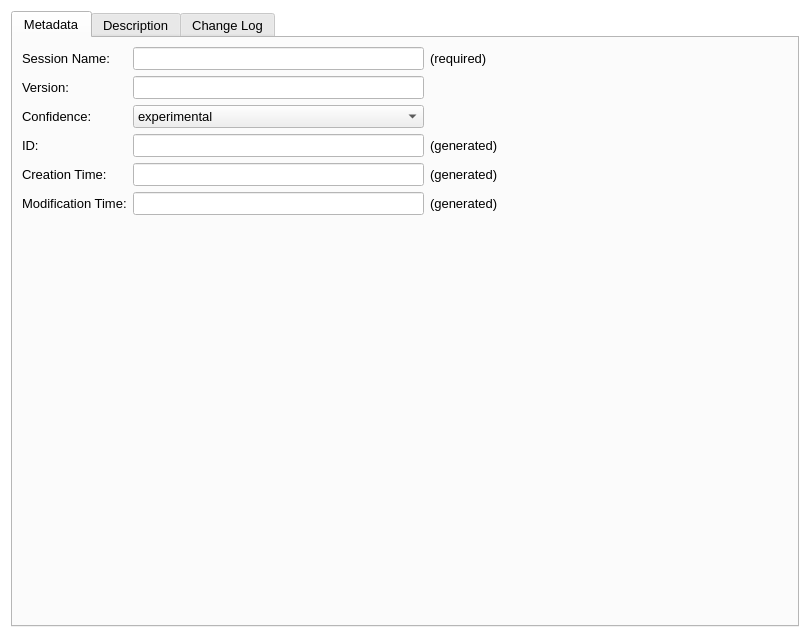
<?xml version="1.0" encoding="UTF-8"?>
<ui version="4.0">
 <class>Dash</class>
 <widget class="QFrame" name="Dash">
  <property name="geometry">
   <rect>
    <x>0</x>
    <y>0</y>
    <width>810</width>
    <height>638</height>
   </rect>
  </property>
  <property name="minimumSize">
   <size>
    <width>0</width>
    <height>0</height>
   </size>
  </property>
  <property name="palette">
   <palette>
    <active>
     <colorrole role="ButtonText">
      <brush brushstyle="SolidPattern">
       <color alpha="255">
        <red>0</red>
        <green>0</green>
        <blue>0</blue>
       </color>
      </brush>
     </colorrole>
     <colorrole role="Base">
      <brush brushstyle="SolidPattern">
       <color alpha="255">
        <red>255</red>
        <green>255</green>
        <blue>255</blue>
       </color>
      </brush>
     </colorrole>
     <colorrole role="Window">
      <brush brushstyle="SolidPattern">
       <color alpha="255">
        <red>255</red>
        <green>255</green>
        <blue>255</blue>
       </color>
      </brush>
     </colorrole>
    </active>
    <inactive>
     <colorrole role="ButtonText">
      <brush brushstyle="SolidPattern">
       <color alpha="255">
        <red>0</red>
        <green>0</green>
        <blue>0</blue>
       </color>
      </brush>
     </colorrole>
     <colorrole role="Base">
      <brush brushstyle="SolidPattern">
       <color alpha="255">
        <red>255</red>
        <green>255</green>
        <blue>255</blue>
       </color>
      </brush>
     </colorrole>
     <colorrole role="Window">
      <brush brushstyle="SolidPattern">
       <color alpha="255">
        <red>255</red>
        <green>255</green>
        <blue>255</blue>
       </color>
      </brush>
     </colorrole>
    </inactive>
    <disabled>
     <colorrole role="ButtonText">
      <brush brushstyle="SolidPattern">
       <color alpha="255">
        <red>106</red>
        <green>104</green>
        <blue>100</blue>
       </color>
      </brush>
     </colorrole>
     <colorrole role="Base">
      <brush brushstyle="SolidPattern">
       <color alpha="255">
        <red>255</red>
        <green>255</green>
        <blue>255</blue>
       </color>
      </brush>
     </colorrole>
     <colorrole role="Window">
      <brush brushstyle="SolidPattern">
       <color alpha="255">
        <red>255</red>
        <green>255</green>
        <blue>255</blue>
       </color>
      </brush>
     </colorrole>
    </disabled>
   </palette>
  </property>
  <property name="font">
   <font>
    <pointsize>10</pointsize>
   </font>
  </property>
  <property name="windowTitle">
   <string>Frame</string>
  </property>
  <property name="frameShape">
   <enum>QFrame::NoFrame</enum>
  </property>
  <property name="frameShadow">
   <enum>QFrame::Plain</enum>
  </property>
  <layout class="QVBoxLayout" name="verticalLayout">
   <item>
    <widget class="QTabWidget" name="tabWidget">
     <property name="font">
      <font>
       <pointsize>10</pointsize>
      </font>
     </property>
     <property name="currentIndex">
      <number>0</number>
     </property>
     <widget class="QWidget" name="tab">
      <attribute name="title">
       <string>Metadata</string>
      </attribute>
      <layout class="QVBoxLayout" name="verticalLayout_7">
       <item>
        <layout class="QGridLayout" name="gridLayout_2">
         <item row="1" column="0">
          <widget class="QLabel" name="label_9">
           <property name="font">
            <font>
             <pointsize>10</pointsize>
            </font>
           </property>
           <property name="text">
            <string>Version:</string>
           </property>
           <property name="buddy">
            <cstring>versionBox</cstring>
           </property>
          </widget>
         </item>
         <item row="1" column="2">
          <widget class="QLineEdit" name="versionBox">
           <property name="enabled">
            <bool>true</bool>
           </property>
          </widget>
         </item>
         <item row="4" column="2">
          <widget class="QLineEdit" name="idBox">
           <property name="enabled">
            <bool>false</bool>
           </property>
           <property name="font">
            <font>
             <pointsize>10</pointsize>
            </font>
           </property>
          </widget>
         </item>
         <item row="5" column="2">
          <widget class="QLineEdit" name="creationTimeBox">
           <property name="enabled">
            <bool>false</bool>
           </property>
          </widget>
         </item>
         <item row="6" column="2">
          <widget class="QLineEdit" name="modTimeBox">
           <property name="enabled">
            <bool>false</bool>
           </property>
          </widget>
         </item>
         <item row="0" column="2">
          <widget class="QLineEdit" name="sessionNameEdit"/>
         </item>
         <item row="4" column="0">
          <widget class="QLabel" name="label_5">
           <property name="font">
            <font>
             <pointsize>10</pointsize>
            </font>
           </property>
           <property name="text">
            <string>ID:</string>
           </property>
           <property name="buddy">
            <cstring>idBox</cstring>
           </property>
          </widget>
         </item>
         <item row="6" column="0">
          <widget class="QLabel" name="label_8">
           <property name="font">
            <font>
             <pointsize>10</pointsize>
            </font>
           </property>
           <property name="text">
            <string>Modification Time:</string>
           </property>
           <property name="buddy">
            <cstring>modTimeBox</cstring>
           </property>
          </widget>
         </item>
         <item row="5" column="0">
          <widget class="QLabel" name="label_7">
           <property name="font">
            <font>
             <pointsize>10</pointsize>
            </font>
           </property>
           <property name="text">
            <string>Creation Time:</string>
           </property>
           <property name="buddy">
            <cstring>creationTimeBox</cstring>
           </property>
          </widget>
         </item>
         <item row="0" column="0">
          <widget class="QLabel" name="label_11">
           <property name="text">
            <string>Session Name:</string>
           </property>
          </widget>
         </item>
         <item row="3" column="2">
          <widget class="QComboBox" name="confCombo">
           <property name="currentIndex">
            <number>0</number>
           </property>
           <item>
            <property name="text">
             <string>experimental</string>
            </property>
           </item>
           <item>
            <property name="text">
             <string>testing</string>
            </property>
           </item>
           <item>
            <property name="text">
             <string>production</string>
            </property>
           </item>
          </widget>
         </item>
         <item row="3" column="0">
          <widget class="QLabel" name="label_13">
           <property name="text">
            <string>Confidence:</string>
           </property>
          </widget>
         </item>
         <item row="4" column="3">
          <widget class="QLabel" name="label_14">
           <property name="text">
            <string>(generated)</string>
           </property>
          </widget>
         </item>
         <item row="0" column="3">
          <widget class="QLabel" name="label_12">
           <property name="text">
            <string>(required)</string>
           </property>
          </widget>
         </item>
         <item row="5" column="3">
          <widget class="QLabel" name="label_15">
           <property name="text">
            <string>(generated)</string>
           </property>
          </widget>
         </item>
         <item row="6" column="3">
          <widget class="QLabel" name="label_16">
           <property name="text">
            <string>(generated)</string>
           </property>
          </widget>
         </item>
         <item row="0" column="4">
          <spacer name="horizontalSpacer_3">
           <property name="orientation">
            <enum>Qt::Horizontal</enum>
           </property>
           <property name="sizeHint" stdset="0">
            <size>
             <width>40</width>
             <height>20</height>
            </size>
           </property>
          </spacer>
         </item>
        </layout>
       </item>
       <item>
        <spacer name="verticalSpacer_2">
         <property name="orientation">
          <enum>Qt::Vertical</enum>
         </property>
         <property name="sizeHint" stdset="0">
          <size>
           <width>20</width>
           <height>40</height>
          </size>
         </property>
        </spacer>
       </item>
      </layout>
     </widget>
     <widget class="QWidget" name="tab_2">
      <attribute name="title">
       <string>Description</string>
      </attribute>
      <layout class="QVBoxLayout" name="verticalLayout_2">
       <item>
        <layout class="QHBoxLayout" name="horizontalLayout_3">
         <item>
          <widget class="QPushButton" name="superscriptButton">
           <property name="enabled">
            <bool>true</bool>
           </property>
           <property name="toolTip">
            <string>&lt;html&gt;&lt;head/&gt;&lt;body&gt;&lt;p&gt;Superscript&lt;/p&gt;&lt;/body&gt;&lt;/html&gt;</string>
           </property>
           <property name="text">
            <string/>
           </property>
           <property name="icon">
            <iconset>
             <normalon>:/icons/icons/superscript.svg</normalon>
            </iconset>
           </property>
           <property name="iconSize">
            <size>
             <width>24</width>
             <height>24</height>
            </size>
           </property>
           <property name="checkable">
            <bool>true</bool>
           </property>
           <property name="flat">
            <bool>true</bool>
           </property>
          </widget>
         </item>
         <item>
          <widget class="QPushButton" name="subscriptButton">
           <property name="enabled">
            <bool>true</bool>
           </property>
           <property name="toolTip">
            <string>&lt;html&gt;&lt;head/&gt;&lt;body&gt;&lt;p&gt;Subscript&lt;/p&gt;&lt;/body&gt;&lt;/html&gt;</string>
           </property>
           <property name="text">
            <string/>
           </property>
           <property name="icon">
            <iconset>
             <normalon>:/icons/icons/suberscript.svg</normalon>
            </iconset>
           </property>
           <property name="iconSize">
            <size>
             <width>24</width>
             <height>24</height>
            </size>
           </property>
           <property name="checkable">
            <bool>true</bool>
           </property>
           <property name="flat">
            <bool>true</bool>
           </property>
          </widget>
         </item>
         <item>
          <widget class="QPushButton" name="boldButton">
           <property name="enabled">
            <bool>true</bool>
           </property>
           <property name="toolTip">
            <string>&lt;html&gt;&lt;head/&gt;&lt;body&gt;&lt;p&gt;Bold&lt;/p&gt;&lt;/body&gt;&lt;/html&gt;</string>
           </property>
           <property name="text">
            <string/>
           </property>
           <property name="icon">
            <iconset>
             <normalon>:/icons/icons/bold.svg</normalon>
            </iconset>
           </property>
           <property name="iconSize">
            <size>
             <width>24</width>
             <height>24</height>
            </size>
           </property>
           <property name="checkable">
            <bool>true</bool>
           </property>
           <property name="flat">
            <bool>true</bool>
           </property>
          </widget>
         </item>
         <item>
          <widget class="QPushButton" name="underlineButton">
           <property name="enabled">
            <bool>true</bool>
           </property>
           <property name="text">
            <string/>
           </property>
           <property name="icon">
            <iconset>
             <normalon>:/icons/icons/underline.svg</normalon>
            </iconset>
           </property>
           <property name="iconSize">
            <size>
             <width>24</width>
             <height>24</height>
            </size>
           </property>
           <property name="checkable">
            <bool>true</bool>
           </property>
           <property name="flat">
            <bool>true</bool>
           </property>
          </widget>
         </item>
         <item>
          <widget class="QPushButton" name="overlineButton">
           <property name="enabled">
            <bool>true</bool>
           </property>
           <property name="toolTip">
            <string>&lt;html&gt;&lt;head/&gt;&lt;body&gt;&lt;p&gt;Overline&lt;/p&gt;&lt;p&gt;&lt;br/&gt;&lt;/p&gt;&lt;/body&gt;&lt;/html&gt;</string>
           </property>
           <property name="text">
            <string/>
           </property>
           <property name="icon">
            <iconset>
             <normalon>:/icons/icons/overline.svg</normalon>
            </iconset>
           </property>
           <property name="iconSize">
            <size>
             <width>24</width>
             <height>24</height>
            </size>
           </property>
           <property name="checkable">
            <bool>true</bool>
           </property>
           <property name="flat">
            <bool>true</bool>
           </property>
          </widget>
         </item>
         <item>
          <widget class="QPushButton" name="fontButton">
           <property name="enabled">
            <bool>true</bool>
           </property>
           <property name="toolTip">
            <string>&lt;html&gt;&lt;head/&gt;&lt;body&gt;&lt;p&gt;Select font&lt;/p&gt;&lt;/body&gt;&lt;/html&gt;</string>
           </property>
           <property name="text">
            <string/>
           </property>
           <property name="icon">
            <iconset>
             <normalon>:/icons/icons/font.svg</normalon>
            </iconset>
           </property>
           <property name="iconSize">
            <size>
             <width>24</width>
             <height>24</height>
            </size>
           </property>
           <property name="flat">
            <bool>true</bool>
           </property>
          </widget>
         </item>
         <item>
          <widget class="QPushButton" name="colorButton">
           <property name="enabled">
            <bool>true</bool>
           </property>
           <property name="toolTip">
            <string>&lt;html&gt;&lt;head/&gt;&lt;body&gt;&lt;p&gt;Select color&lt;/p&gt;&lt;p&gt;&lt;br/&gt;&lt;/p&gt;&lt;/body&gt;&lt;/html&gt;</string>
           </property>
           <property name="text">
            <string/>
           </property>
           <property name="icon">
            <iconset>
             <normalon>:/icons/icons/color.svg</normalon>
            </iconset>
           </property>
           <property name="iconSize">
            <size>
             <width>24</width>
             <height>24</height>
            </size>
           </property>
           <property name="flat">
            <bool>true</bool>
           </property>
          </widget>
         </item>
         <item>
          <spacer name="horizontalSpacer_4">
           <property name="orientation">
            <enum>Qt::Horizontal</enum>
           </property>
           <property name="sizeHint" stdset="0">
            <size>
             <width>40</width>
             <height>20</height>
            </size>
           </property>
          </spacer>
         </item>
        </layout>
       </item>
       <item>
        <widget class="QTextEdit" name="textEdit">
         <property name="font">
          <font>
           <family>Arial</family>
           <pointsize>12</pointsize>
          </font>
         </property>
        </widget>
       </item>
       <item>
        <widget class="QDialogButtonBox" name="buttonBox">
         <property name="orientation">
          <enum>Qt::Horizontal</enum>
         </property>
         <property name="standardButtons">
          <set>QDialogButtonBox::Cancel|QDialogButtonBox::Help</set>
         </property>
         <property name="centerButtons">
          <bool>true</bool>
         </property>
        </widget>
       </item>
      </layout>
     </widget>
     <widget class="QWidget" name="tab_3">
      <attribute name="title">
       <string>Change Log</string>
      </attribute>
      <layout class="QVBoxLayout" name="verticalLayout_8">
       <item>
        <widget class="QTextEdit" name="changeLogEdit">
         <property name="frameShape">
          <enum>QFrame::NoFrame</enum>
         </property>
         <property name="frameShadow">
          <enum>QFrame::Plain</enum>
         </property>
        </widget>
       </item>
      </layout>
     </widget>
    </widget>
   </item>
  </layout>
 </widget>
 <resources>
  <include location="foqus_lib.gui.icons.qrc"/>
 </resources>
 <connections/>
</ui>
